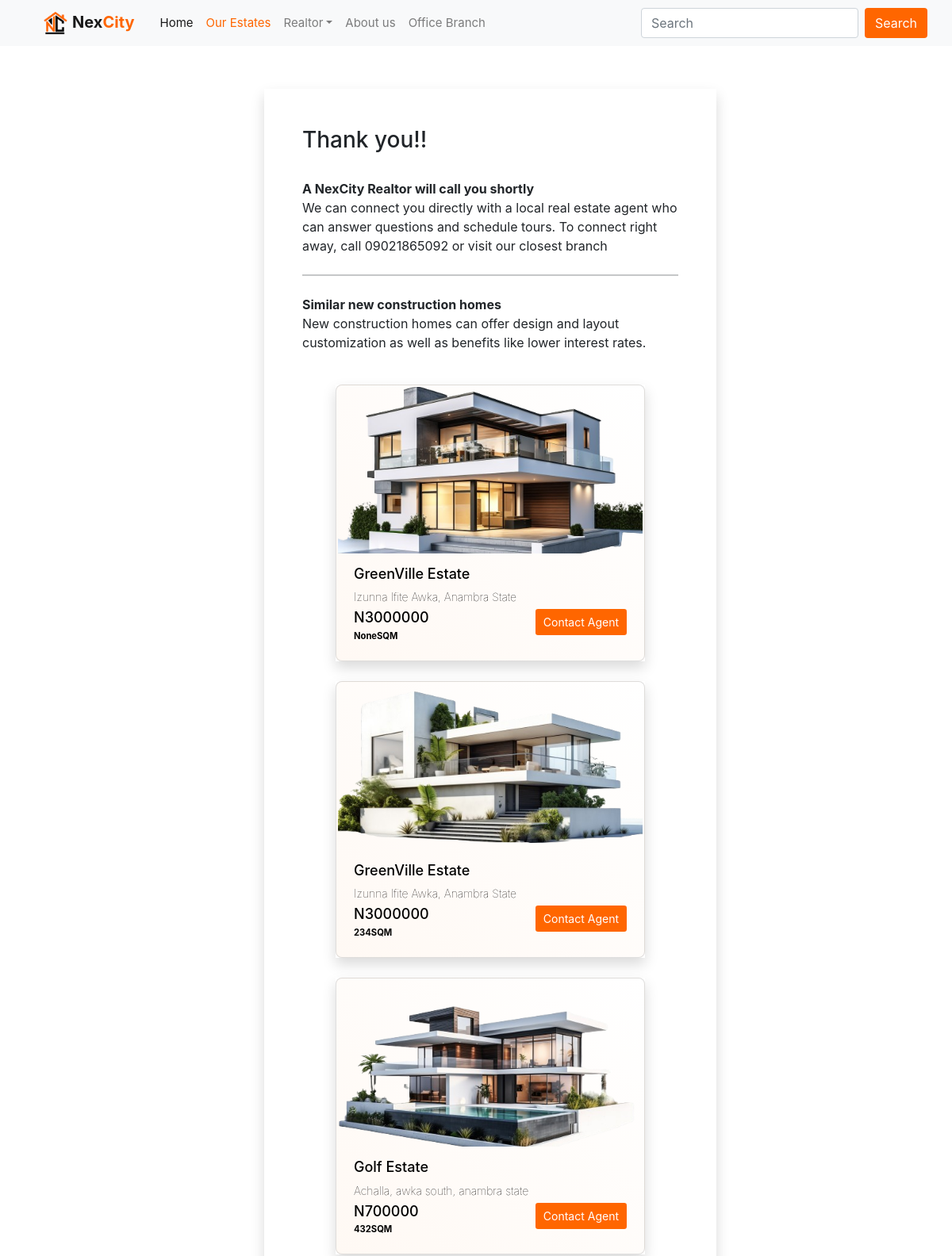
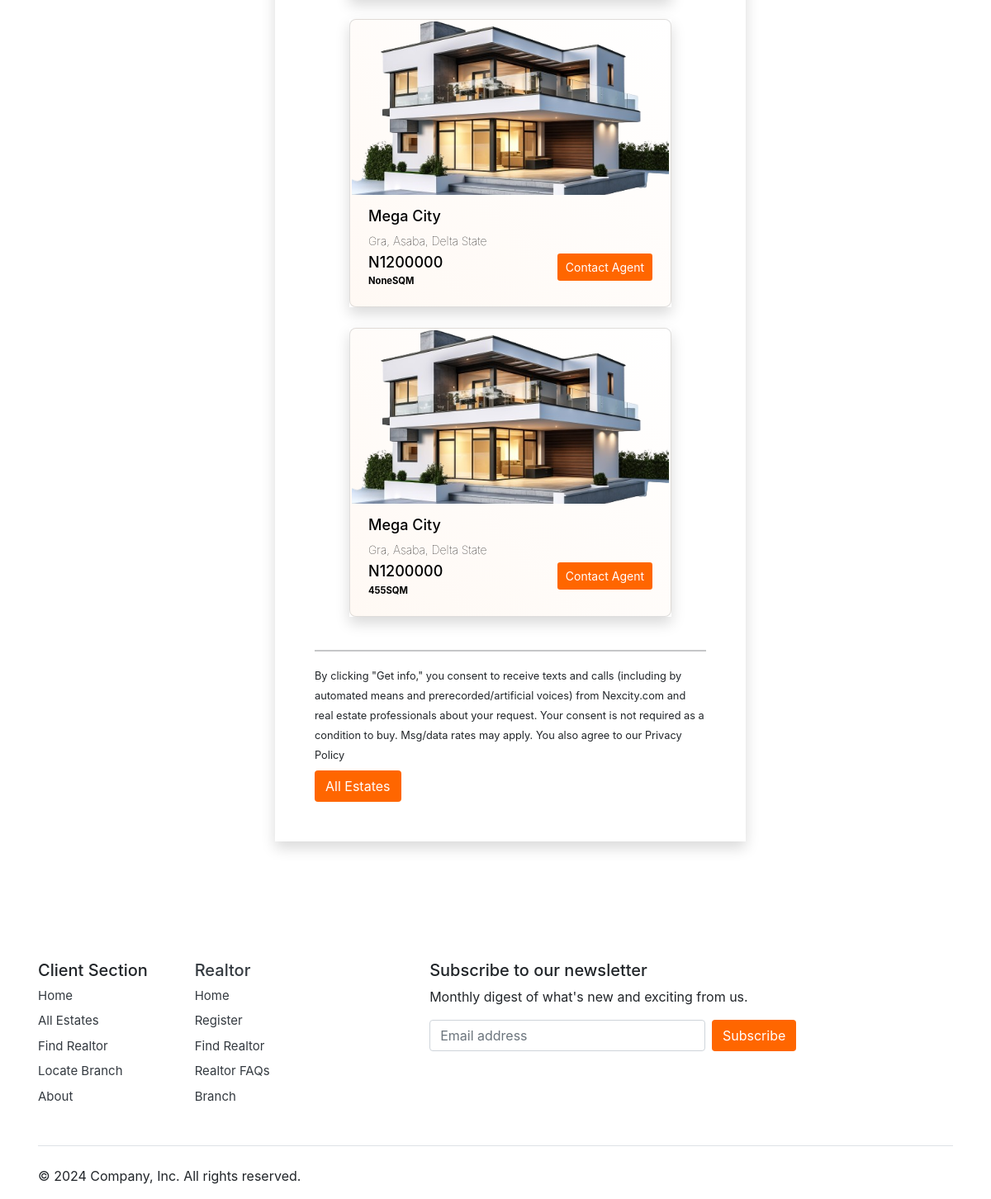
The app's page /thank_you/ with its own data (2 pictures, top to bottom).
### estate/models.py (models this page shows)
class Estate(models.Model):
    title= models.CharField(max_length = 100)
    location= models.CharField(max_length = 400)
    documents = models.CharField(max_length = 400)
    landmarks= models.CharField(max_length = 400)
    features= models.TextField(blank=True)
    price= models.IntegerField()
    size= models.IntegerField(null=True, default="465")
    discounted_price = models.DecimalField(max_digits=100, decimal_places = 0, blank=True, null = True)
    image = models.ImageField(default='\image\pexels-pixabay-280221.jpg', upload_to='image/', blank=True, null=True)
    subscription_form = models.FileField(upload_to='subscription/', blank=True, null=True, default='\image\pexels-pixabay-280221.jpg')
    c_of_o = models.CharField(null=True, max_length=100, blank=True)
    google_map = models.TextField(blank=True)

### estate/views.py (the view)
# urls.py: path('thank_you/', views.thank_you),
def thank_you(request):
    estate = Estate.objects.all()[:5:1]
    return render(request, "thank_you.html", locals())

### estate/templates/thank_you.html (shortened to what this page needs)
{% extends 'base.html' %}
{% load static %}
{% block body %}
<div class="container m-md-5  "><br><br>
    <div class="row my-3">
        <div class="col-sm-6 offset-sm-3 p-5 shadow">
<h3>Thank you!!</h3><br>
<p class="fw-bold p-0 m-0">A NexCity Realtor will call you shortly</p>
<p>We can connect you directly with a local real estate agent who can answer questions and schedule tours.
To connect right away, call 09021865092 or visit our closest branch</p>
<hr class="my-4">
<p class="fw-bold p-0 m-0">Similar new construction homes</p>
<p>New construction homes can offer design and layout customization as well as benefits like lower interest rates.
</p>
<div class="row justify-content-center">
    {%for i in estate %}
    <div class="col-lg-10 col-12 ">
        <div class="cards shadow">
            <a href="/land_details/{{i.id}}" class="card">
              <img src="{{i.image.url}}" alt="">
              <div class="card_body">
                <h5 class="card_title" style="text-decoration: none;">{{i.title}}</h5>
                <p class="card_text" style="margin-bottom: 5px;">{{i.location}}</p>
                <div class="d-flex justify-content-between">
                  <div>
                    <h6 class="card_title" style="text-decoration: none; margin: 0;">N{{i.price}}</h6>
                <p style="margin: 0;"><small class="fw-bold">{{i.size}}SQM</small></p>
                </div>
                <div>
                  <button class="btn-sm btn-oranger" > Contact Agent</button>
                </div>
              </div>
              </div>
            </a>
          </div>
    </div>
    {%endfor%}
</div>
<br><hr>
<p class="fw-light p-0 m-0"><small>By clicking "Get info," you consent to receive texts and calls (including by automated means and prerecorded/artificial voices) from Nexcity.com and real estate professionals about your request. Your consent is not required as a condition to buy. Msg/data rates may apply. You also agree to our  Privacy Policy </small></p>
<a href="/all_listing/" class="btn btn-oranger mt-2">All Estates</a>
</div></div></div>
{% endblock body %}

### estate/static/css/style.css (style rules this page uses)
.btn-oranger { background-color: rgb(255, 102, 0); color: white; border-color: rgba(240, 248, 255, 0); }
.cards { display: flex; margin-top: 25px; gap: 50px; flex-wrap: wrap; }
.card { flex-grow: 1; flex-basis: 300px; background:linear-gradient(45deg, #fff9f4, #ffffff ); padding: 2px; border-radius: 8px; text-decoration: none; }
.card img { width: 100%; height: 210px; object-fit: cover; border-radius: 8px 8px 0 0; }
.card_body { text-align: start; padding: 15px 20px 20px; color: black; }
.card_title { font-size: 18px; font-weight: 500; text-decoration: none; padding: 0; }
.card_body { font-size: 14px; font-weight: lighter; }

### estate/templates/base.html (style rules this page uses)
.btn-oranger { background-color: rgb(255, 102, 0); color: white; border-color: rgba(240, 248, 255, 0); }
.cards { display: flex; margin-top: 25px; gap: 50px; flex-wrap: wrap; }
.card { flex-grow: 1; flex-basis: 300px; background:linear-gradient(45deg, #fff9f4, #ffffff ); padding: 2px; border-radius: 8px; text-decoration: none; }
.card img { width: 100%; height: 210px; object-fit: cover; border-radius: 8px 8px 0 0; }
.card_body { text-align: start; padding: 15px 20px 20px; color: black; }
.card_title { font-size: 18px; font-weight: 500; text-decoration: none; padding: 0; }
.card_body { font-size: 14px; font-weight: lighter; }

### records on screen
Estate: image (picture), title "GreenVille Estate", location "Izunna Ifite Awka, Anambra State", price "3000000", size "None"
Estate: image (picture), title "GreenVille Estate", location "Izunna Ifite Awka, Anambra State", price "3000000", size "234"
Estate: image (picture), title "Golf Estate", location "Achalla, awka south, anambra state", price "700000", size "432"
Estate: image (picture), title "Mega City", location "Gra, Asaba, Delta State", price "1200000", size "None"
Estate: image (picture), title "Mega City", location "Gra, Asaba, Delta State", price "1200000", size "455"
